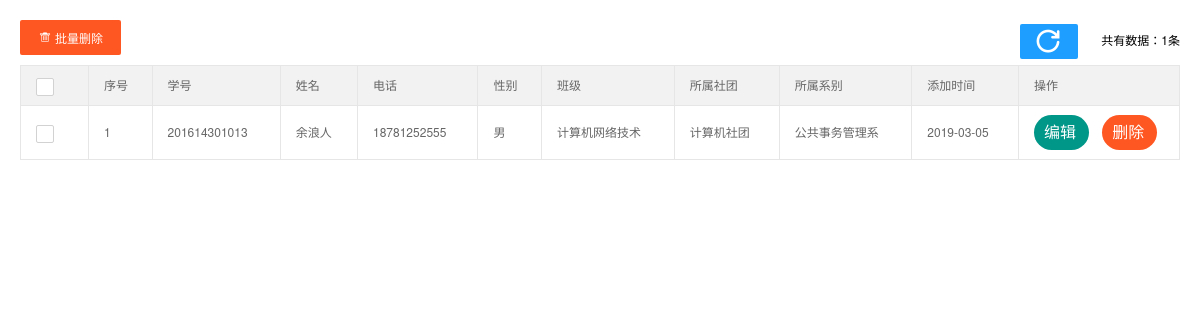
Screenshot of /clubs_member_list (signed in) with the database file from the repository.
### apps/models/member_model.py (models this page shows, shortened)
class ClubsMemberModel(BaseModel):
    clubs = db.Column(db.Integer, db.ForeignKey(MassModel.id), comment='所属社团')
    department = db.Column(db.Integer, db.ForeignKey(DepartmentModel.id), comment='所属系别')
    student_num = db.Column(db.String(16),unique=True, comment='学号')
    name = db.Column(db.String(16), comment='名字')
    phone = db.Column(db.String(12), comment='电话')
    sex = db.Column(db.Integer, comment='性别')
    class_grade = db.Column(db.String(32), comment='班级')
    depart = db.relationship('DepartmentModel', backref='club')
    massModel = db.relationship('MassModel', backref='clubsmembermodel')

### apps/models/massModel.py (models this page shows, shortened)
class MassModel(BaseModel):
    massName = db.Column(db.String(64),unique=True, comment='社团名称')
    mass_principal_name = db.Column(db.String(16), comment='负责人')
    mass_introduce = db.Column(db.String(2048))

### apps/models/departemtModel.py (models this page shows, shortened)
class DepartmentModel(BaseModel):
    department = db.Column(db.String(64), unique=True, comment='系别')

### apps/cms/clubs_member.py (the view)
@cms_bp.route('/clubs_member_list', endpoint='clubs_member_list', methods=['GET', 'DELETE'])
@login_required
def clubs_member_list():
    if request.method == 'DELETE':
        uid_s = request.form.get('data_s')
        if uid_s:   # 批量删除
            return deletes(ClubsMemberModel, db, list(uid_s.split(',')))
        uid = request.form.get('uid')
        return delete(ClubsMemberModel, db, uid=uid)
    data_list = ClubsMemberModel.query.all()
    return render_template('clubs_member_list.html', data_list=data_list)

### apps/lib/login_sys.py (called while the page is built)
@login_manager.user_loader
def load_user(user_id):
    return SysMemberModel.query.filter_by(id=int(user_id)).first()

### apps/templates/clubs_member_list.html (shortened to what this page needs)
{% extends 'base/base.html' %}
{% block body %}
    <body>
    <div class="x-body">
        <xblock>
            <button class="layui-btn layui-btn-danger" onclick="delAll()"><i class="layui-icon"></i>批量删除</button>
            <span class="x-right" style="line-height:40px">
                <a href="javascript:location.replace(location.href);" style="margin-right: 20px;">
                <button class="layui-btn layui-btn-normal" style="padding: 0 15px;">
                    <i class="layui-icon" style="font-size: 25px;font-weight: bolder;">&#xe669;</i>
                </button>
            </a>
                共有数据：{% for data in data_list %}{% if loop.last %}{{ loop.index }}{% endif %}{% endfor %}条</span>
        </xblock>
        <table class="layui-table x-admin">
            <thead>
            <tr>
                <th>
                    <div class="layui-unselect header layui-form-checkbox" lay-skin="primary"><i class="layui-icon">&#xe605;</i>
                    </div>
                </th>
                <th>序号</th>
                <th>学号</th>
                <th>姓名</th>
                <th>电话</th>
                <th>性别</th>
                <th>班级</th>
                <th>所属社团</th>
                <th>所属系别</th>
                <th>添加时间</th>
                <th>操作</th>
            </tr>
            </thead>
            <tbody>
            {% for data in data_list %}
                <tr>
                    <td>
                        <div class="layui-unselect layui-form-checkbox" lay-skin="primary" data-id='{{ data.id }}'>
                            <i class="layui-icon">&#xe605;</i>
                        </div>
                    </td>
                    <td>{{ loop.index }}</td>
                    <td>{{ data.student_num }}</td>
                    <td>{{ data.name }}</td>
                    <td>{{ data.phone }}</td>
                    <td>{% if data.sex==1 %}
                        女{% else %}男
                    {% endif %}</td>
                    <td>{{ data.class_grade or '' }}</td>
                    <td>{{ data.massModel.massName }}</td>
                    <td>{{ data.depart.department }}</td>
                    <td>{{ data.create_time or '' }}</td>
                    <td class="td-manage" style="width: 130px;">
                        <button class="layui-btn layui-btn-sm layui-btn-radius" title="编辑"
                                onclick="x_admin_show('编辑','{{ url_for('cms_bp.clubs_member_edit') }}?uid={{ data.id }}')"
                                href="javascript:;">
                            <i class="layui-icon">编辑</i>
                        </button>
                        <button title="删除" onclick="clubs_del(this,'{{ data.id }}')" href="javascript:;"
                                class="layui-btn layui-btn-sm layui-btn-radius layui-btn-danger">
                            <i class="layui-icon">删除</i>
                        </button>
                    </td>
                </tr>
            {% endfor %}
            </tbody>
        </table>
    </div>
    </body>
{% endblock %}

### apps/static/css/xadmin.css (style rules this page uses)
* { margin: 0px; padding: 0px; font-family: "Helvetica Neue", Helvetica, Arial, sans-serif; }
a { text-decoration: none; }
html { width: 100%; height: 100%; overflow-x:hidden; overflow-y:auto; }
body { width: 100%; min-height: 100%; }
.x-body { padding: 20px; }
.x-right { float: right; }
table th, table td { word-break: break-all; }
.x-admin-sm { font-size: 12px; }
.x-admin-sm body { font-size: 12px; }
.x-admin-sm .layui-table td, .x-admin-sm .layui-table th { font-size: 12px; }
.x-admin-sm .layui-icon { font-size: 14px; }
.x-admin-sm .layui-btn,.x-admin-sm .layui-btn-xs,.x-admin-sm .layui-btn-sm { font-size: 12px; }
.x-admin-sm .layui-btn { height: 35px; line-height: 35px; }

### rows the page displays
ClubsMemberModel: student_num "201614301013", name "余浪人", phone "18781252555", sex "男", class_grade "计算机网络技术", massModel.massName "计算机社团", depart.department "公共事务管理系", create_time "2019-03-05"
